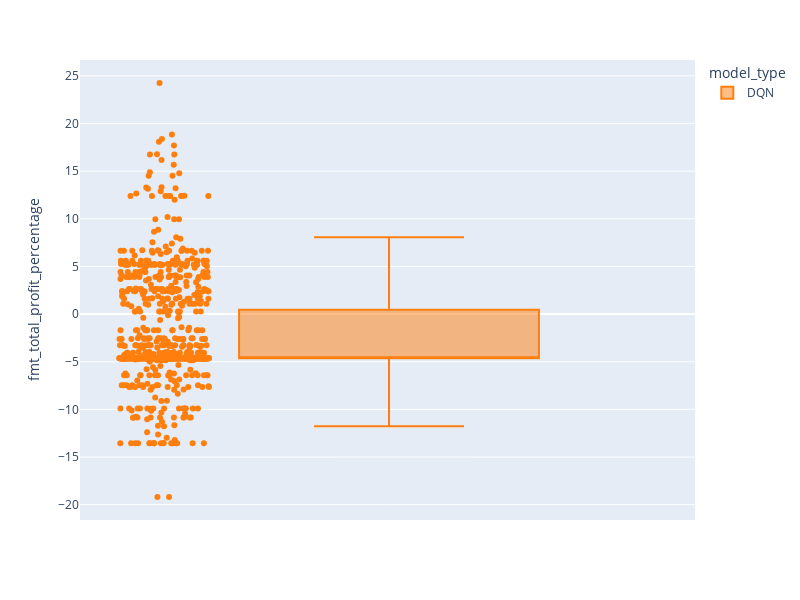

Here is the notebook cell this chart was saved with:
### Code cell
fig = px.box(df_trader_results, y="fmt_total_profit_percentage", color="model_type", points="all", color_discrete_sequence=[ "#FF7F0E", "#00CC96", "#10aded", "#8A56EF"],  width=800, height=600)
fig.show()

### Figure 1 — Plotly figure (JSON) as saved in the notebook; plotly's stock layout.template omitted (floating-point values rounded to 4 significant figures; data arrays with more than 128 entries replaced by an {"elided": "..."} marker saying what was removed)
{"data": [{"alignmentgroup": "True", "boxpoints": "all", "hovertemplate": "model_type=DQN<br>fmt_total_profit_percentage=%{y}<extra></extra>", "legendgroup": "DQN", "marker": {"color": "#FF7F0E"}, "name": "DQN", "notched": false, "offsetgroup": "DQN", "orientation": "v", "showlegend": true, "type": "box", "x0": " ", "xaxis": "x", "y": {"elided": "1000 float values"}, "y0": " ", "yaxis": "y"}], "layout": {"boxmode": "group", "height": 600, "legend": {"title": {"text": "model_type"}, "tracegroupgap": 0}, "margin": {"t": 60}, "width": 800, "xaxis": {"anchor": "y", "domain": [0, 1]}, "yaxis": {"anchor": "x", "domain": [0, 1], "title": {"text": "fmt_total_profit_percentage"}}}}
